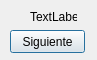
<?xml version="1.0" encoding="UTF-8"?>
<ui version="4.0">
 <class>ptos2polDialogBase</class>
 <widget class="QDialog" name="ptos2polDialogBase">
  <property name="geometry">
   <rect>
    <x>0</x>
    <y>0</y>
    <width>97</width>
    <height>60</height>
   </rect>
  </property>
  <property name="windowTitle">
   <string>Siguiente</string>
  </property>
  <widget class="QPushButton" name="pushButtonNext">
   <property name="geometry">
    <rect>
     <x>10</x>
     <y>30</y>
     <width>75</width>
     <height>23</height>
    </rect>
   </property>
   <property name="text">
    <string>Siguiente</string>
   </property>
  </widget>
  <widget class="QLabel" name="labelSelecionados">
   <property name="geometry">
    <rect>
     <x>30</x>
     <y>10</y>
     <width>47</width>
     <height>13</height>
    </rect>
   </property>
   <property name="text">
    <string>TextLabel</string>
   </property>
  </widget>
 </widget>
 <resources/>
 <connections/>
</ui>
